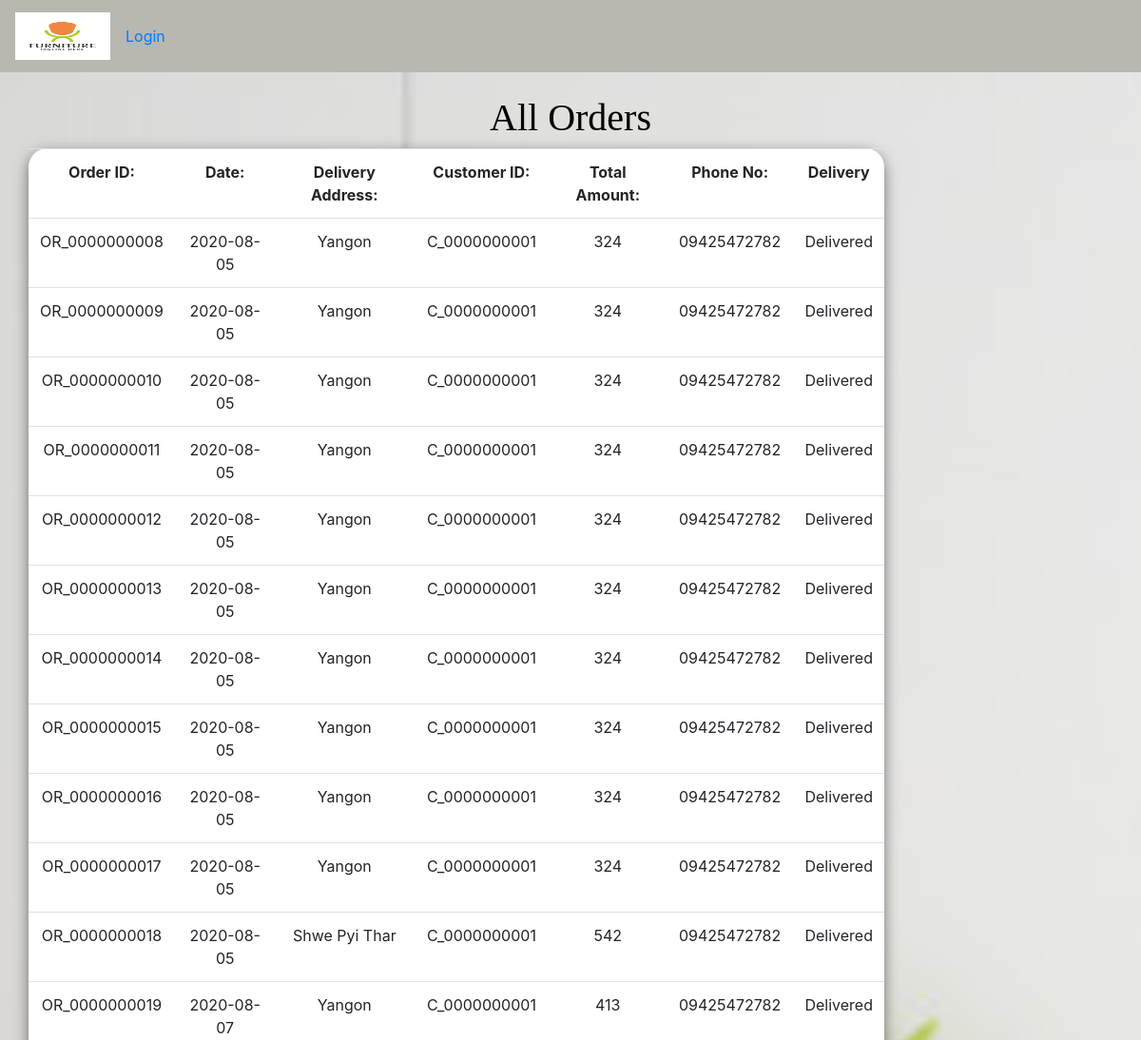
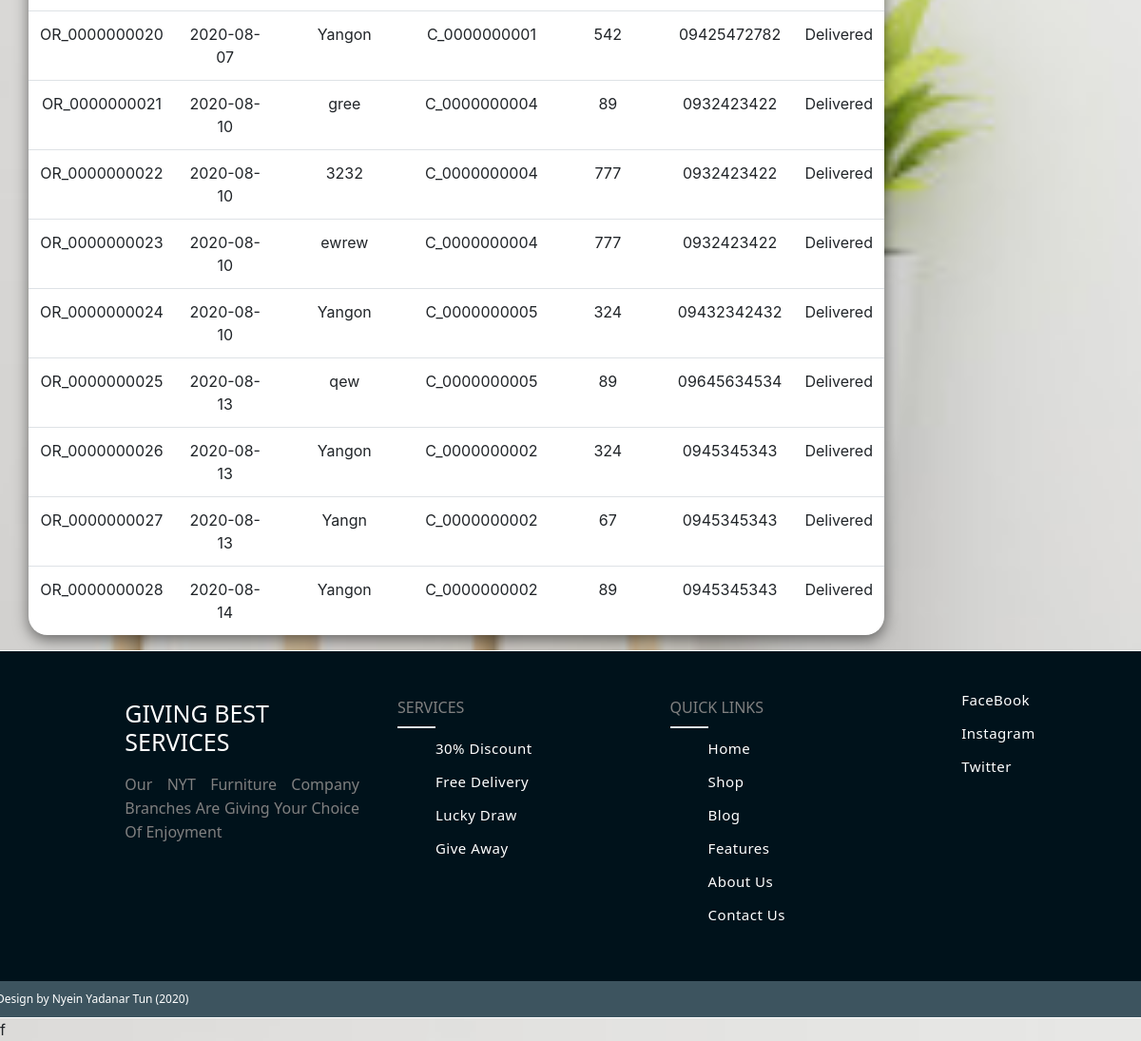
Page /deliveryprocess.php on the committed database (2 pictures, top to bottom).
### tables this page shows
CREATE TABLE `orderfurniture` (
  `OrderNo` varchar(50) NOT NULL,
  `OrderDate` varchar(150) NOT NULL,
  `CustomerID` varchar(150) NOT NULL,
  `DeliveryID` varchar(150) NOT NULL,
  `CustomerName` varchar(150) NOT NULL,
  `DeliveryAddress` varchar(250) NOT NULL,
  `PhoneNo` varchar(200) NOT NULL,
  `CreditcardNo` varchar(200) NOT NULL,
  `CardExpiryMonth` varchar(150) NOT NULL,
  `CardExpiryYear` varchar(150) NOT NULL,
  `CBCNO` varchar(150) NOT NULL,
  `TotalAmount` varchar(150) NOT NULL,
  `Status` varchar(200) NOT NULL
);

### deliveryprocess.php (the view, shortened to what this page needs)
<?php
$con= mysqli_connect("localhost", "root", "", "furniture");
?>
<!DOCTYPE html>
<html lang="en">
  <head>
    <link rel="stylesheet" href="css/bootstrap.css" class="css">
    <link rel="stylesheet" href="css/formstyle.css" class="css">
  </head>
  <body >
  <nav class="navbar navbar-expand-lg  navbar navbar-dark" style="background-color:#b8b8b1;">
      <a  class="navbar-brand" href="#">
        <img src="img/logo.png" width="100" height="50" alt="" loading="lazy">
      </a>
      <div class="collapse navbar-collapse" id="navbarSupportedContent">
        <?php if(!isset($_SESSION['admin'])){?>
        <div class="row">
          <div class="col-md-12">
            <div class="signin">
              <a href="#" data-target="#login-modal" data-toggle="modal" >Login
              </a>
            </div>
          </div>
        </div>
        <?php }?>
      </div>
    </nav>
    <div class="container">
      <br>
      <div class="row text-center">
        <div class="col-md-12">
          <h1 class="h1member">All Orders
          </h1>
        </div>
      </div>
      <div class="row text-center">
        <table style="width:900px; height:500px; overflow-y:auto;background-color:white;"
               class="table table-hover white">
          <tbody>
            <tr>
              <th scope="col"> Order ID:
              </th>
              <th scope="col">Date:
              </th>
              <th scope="col"> Delivery Address:
              </th>
              <th scope="col"> Customer ID:
              </th>
              <th scope="col">Total Amount:
              </th>
              <th scope="col"> Phone No:
              </th>
              <th scope="col">Delivery
              </th>
            </tr>
            <?php
$query="select * from orderfurniture";
$result = mysqli_query($con, $query);
while ($data = mysqli_fetch_array($result))
{
echo "<tr><td scope='row'>" . $data[0] . "</td><td scope='row'>" . $data[1] . "</td><td scope='row'>" . $data[5] . "</td><td scope='row'>" . $data[2] . "</td><td scope='row'>" . $data[11] . "</td>
<td scope='row'>" . $data[6] . "</td><td scope='row'>";
if($data[12]=='Pending')
echo "<a href='delivery.php?orderid=".$data[0]."'>Delivery</a></td></tr>";
else
echo "Delivered</td></tr>";
}
?>
          </tbody>
        </table>
      </div>
    </div>
    <div class="row">
      <div class="footer">
        <div class="innterfooter">
          <div class="footeritems">
            <h1>Giving Best Services
            </h1>
            <p>Our NYT Furniture Company Branches Are Giving Your Choice
              Of Enjoyment
            </p>
          </div>
          <div class="footeritems">
            <h2>Services
            </h2>
            <div class="border">
            </div>
            <ul>
              <li>
                <a href="#">30% Discount
                </a>
              </li>
              <li>
                <a href="#">Free Delivery
                </a>
              </li>
              <li>
                <a href="#">Lucky Draw
                </a>
              </li>
              <li>
                <a href="#">Give Away
                </a>
              </li>
            </ul>
          </div>
          <div class="footeritems">
            <h2>Quick Links
            </h2>
            <div class="border">
            </div>
            <ul>
              <li>
                <a href="#">Home
                </a>
              </li>
              <li>
                <a href="#">Shop
                </a>
              </li>
              <li>
                <a href="#">Blog
                </a>
              </li>
              <li>
                <a href="#">Features
                </a>
              </li>
              <li>
                <a href="#">About Us
                </a>
              </li>
              <li>
                <a href="#">Contact Us
                </a>
              </li>
            </ul>
          </div>
          <ul>
            <li>
              <a href="#">FaceBook
              </a>
            </li>
            <li>
              <a href="#">Instagram
              </a>
            </li>
            <li>
              <a href="#">Twitter
              </a>
            </li>
          </ul>
        </div>
        <div class="footerbottom">
          Design by Nyein Yadanar Tun (2020)
        </div>
      </div>
    </div>
  </body>
</html>

### css/formstyle.css (style rules this page uses)
body { background-image:url("background2.jpg"); background-size: cover; background-position: cover cover; background-attachment: fixed; }
#ui label,h1 { color:white; font-family: "system-ui"; }
.h1member { color:black; font-family: "system-uis"; }
table { border-radius: 20px; box-shadow: 0 5px 15px rgba(0, 0, 0, .5); width:900px; height:500px; overflow-y:auto;background-color:white; }
.footer { width: 100%; background: #00121b; display: block; border: 1px solid white; }
.innterfooter { width: 95%; margin: auto; padding: 30px 10px; display: flex; flex-wrap: wrap; box-sizing: border-box; justify-content: center; }
.footeritems { width: 25%; padding: 10px 20px; box-sizing: border-box; font-family: "system-ui"; }
.footeritems h1 { padding: 10px 0; font-size: 25px; color: #fff; text-transform: uppercase; font-family: "system-ui"; }
.footeritems p { color: grey; font-size: 16px; text-align: justify; line-height: 25px; font-family: "system-ui"; }
.footeritems h2 { margin: 10px 0; color: grey; font-size: 16px; font-weight: lighter; text-transform: uppercase; font-family: "system-ui"; }
.border { height: 2px; width: 40px; background: #ff9800; }
ul { list-style: none; color: #fff; font-size: 15px; letter-spacing: 0.5px; font-family: "system-ui"; }
ul a { text-decoration: none; outline: none; color: #fff; transition: 0.3s; font-family: "system-ui"; }
ul li { margin: 10px 0; height: 25px; font-family: "system-ui"; }
.footerbottom { padding: 10px; background: #3d545f; color: #fff; font-size: 12px; font-family: "system-ui"; }

### rows in the picture
orderfurniture: OrderNo "OR_0000000008", OrderDate "2020-08-05", DeliveryAddress "Yangon", CustomerID "C_0000000001", TotalAmount "324", PhoneNo "09425472782", Status "Delivered"
orderfurniture: OrderNo "OR_0000000009", OrderDate "2020-08-05", DeliveryAddress "Yangon", CustomerID "C_0000000001", TotalAmount "324", PhoneNo "09425472782", Status "Delivered"
orderfurniture: OrderNo "OR_0000000010", OrderDate "2020-08-05", DeliveryAddress "Yangon", CustomerID "C_0000000001", TotalAmount "324", PhoneNo "09425472782", Status "Delivered"
orderfurniture: OrderNo "OR_0000000011", OrderDate "2020-08-05", DeliveryAddress "Yangon", CustomerID "C_0000000001", TotalAmount "324", PhoneNo "09425472782", Status "Delivered"
orderfurniture: OrderNo "OR_0000000012", OrderDate "2020-08-05", DeliveryAddress "Yangon", CustomerID "C_0000000001", TotalAmount "324", PhoneNo "09425472782", Status "Delivered"
orderfurniture: OrderNo "OR_0000000013", OrderDate "2020-08-05", DeliveryAddress "Yangon", CustomerID "C_0000000001", TotalAmount "324", PhoneNo "09425472782", Status "Delivered"
orderfurniture: OrderNo "OR_0000000014", OrderDate "2020-08-05", DeliveryAddress "Yangon", CustomerID "C_0000000001", TotalAmount "324", PhoneNo "09425472782", Status "Delivered"
orderfurniture: OrderNo "OR_0000000015", OrderDate "2020-08-05", DeliveryAddress "Yangon", CustomerID "C_0000000001", TotalAmount "324", PhoneNo "09425472782", Status "Delivered"
orderfurniture: OrderNo "OR_0000000016", OrderDate "2020-08-05", DeliveryAddress "Yangon", CustomerID "C_0000000001", TotalAmount "324", PhoneNo "09425472782", Status "Delivered"
orderfurniture: OrderNo "OR_0000000017", OrderDate "2020-08-05", DeliveryAddress "Yangon", CustomerID "C_0000000001", TotalAmount "324", PhoneNo "09425472782", Status "Delivered"
orderfurniture: OrderNo "OR_0000000018", OrderDate "2020-08-05", DeliveryAddress "Shwe Pyi Thar", CustomerID "C_0000000001", TotalAmount "542", PhoneNo "09425472782", Status "Delivered"
orderfurniture: OrderNo "OR_0000000019", OrderDate "2020-08-07", DeliveryAddress "Yangon", CustomerID "C_0000000001", TotalAmount "413", PhoneNo "09425472782", Status "Delivered"
orderfurniture: OrderNo "OR_0000000020", OrderDate "2020-08-07", DeliveryAddress "Yangon", CustomerID "C_0000000001", TotalAmount "542", PhoneNo "09425472782", Status "Delivered"
orderfurniture: OrderNo "OR_0000000021", OrderDate "2020-08-10", DeliveryAddress "gree", CustomerID "C_0000000004", TotalAmount "89", PhoneNo "0932423422", Status "Delivered"
orderfurniture: OrderNo "OR_0000000022", OrderDate "2020-08-10", DeliveryAddress "3232", CustomerID "C_0000000004", TotalAmount "777", PhoneNo "0932423422", Status "Delivered"
orderfurniture: OrderNo "OR_0000000023", OrderDate "2020-08-10", DeliveryAddress "ewrew", CustomerID "C_0000000004", TotalAmount "777", PhoneNo "0932423422", Status "Delivered"
orderfurniture: OrderNo "OR_0000000024", OrderDate "2020-08-10", DeliveryAddress "Yangon", CustomerID "C_0000000005", TotalAmount "324", PhoneNo "09432342432", Status "Delivered"
orderfurniture: OrderNo "OR_0000000025", OrderDate "2020-08-13", DeliveryAddress "qew", CustomerID "C_0000000005", TotalAmount "89", PhoneNo "09645634534", Status "Delivered"
orderfurniture: OrderNo "OR_0000000026", OrderDate "2020-08-13", DeliveryAddress "Yangon", CustomerID "C_0000000002", TotalAmount "324", PhoneNo "0945345343", Status "Delivered"
orderfurniture: OrderNo "OR_0000000027", OrderDate "2020-08-13", DeliveryAddress "Yangn", CustomerID "C_0000000002", TotalAmount "67", PhoneNo "0945345343", Status "Delivered"
orderfurniture: OrderNo "OR_0000000028", OrderDate "2020-08-14", DeliveryAddress "Yangon", CustomerID "C_0000000002", TotalAmount "89", PhoneNo "0945345343", Status "Delivered"
